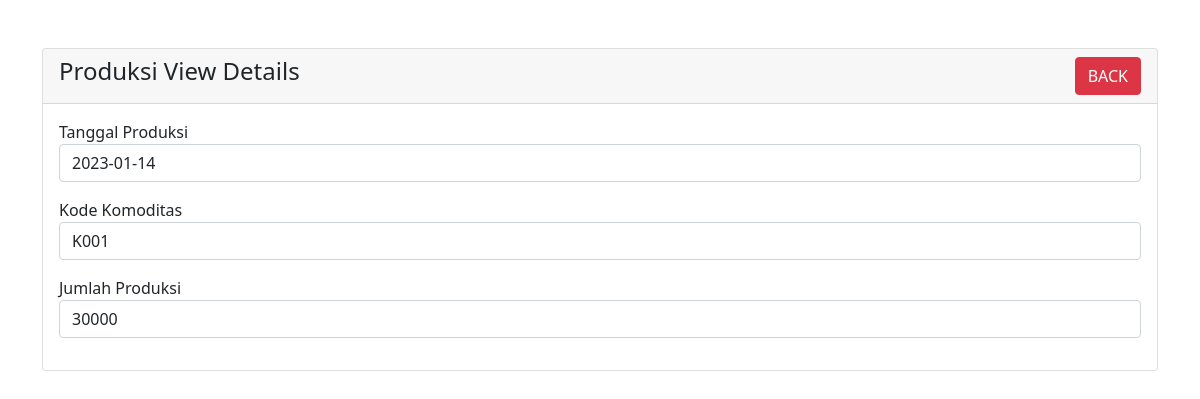
Screenshot of /component/produksi/produksi-view.php?date=2023-01-14 with the database file from the repository.
### tables this page shows
CREATE TABLE `produksi` (
  `date` date NOT NULL,
  `komoditas` varchar(10) NOT NULL,
  `produksi` bigint(20) NOT NULL
);

### component/produksi/produksi-view.php (the view, shortened to what this page needs)
<?php
require '../../config.php';
?>
<!doctype html>
<html lang="en">
  <head>
    <link href="https://cdn.jsdelivr.net/npm/bootstrap@5.1.3/dist/css/bootstrap.min.css" rel="stylesheet">
</head>
<body>
    <div class="container mt-5">
        <div class="row">
            <div class="col-md-12">
                <div class="card">
                    <div class="card-header">
                        <h4>Produksi View Details
                            <a href="../../index.php" class="btn btn-danger float-end">BACK</a>
                        </h4>
                    </div>
                    <div class="card-body">
                        <?php
                        if(isset($_GET['date']))
                        {
                            $produksi_date = mysqli_real_escape_string($con, $_GET['date']);
                            $query = "SELECT * FROM produksi WHERE date='$produksi_date' ";
                            $query_run = mysqli_query($con, $query);
                            if(mysqli_num_rows($query_run) > 0)
                            {
                                $produksi = mysqli_fetch_array($query_run);
                                ?>
                                    <div class="mb-3">
                                        <label>Tanggal Produksi</label>
                                        <p class="form-control">
                                            <?=$produksi['date'];?>
                                        </p>
                                    </div>
                                    <div class="mb-3">
                                        <label>Kode Komoditas</label>
                                        <p class="form-control">
                                            <?=$produksi['komoditas'];?>
                                        </p>
                                    </div>
                                    <div class="mb-3">
                                        <label>Jumlah Produksi</label>
                                        <p class="form-control">
                                            <?=$produksi['produksi'];?>
                                        </p>
                                    </div>
                                <?php
                            }
                            else
                            {
                                echo "<h4>No Such Id Found</h4>";
                            }
                        }
                        ?>
                    </div>
                </div>
            </div>
        </div>
    </div>
</body>
</html>

### rows the page displays
produksi: date "2023-01-14", komoditas "K001", produksi "30000"
